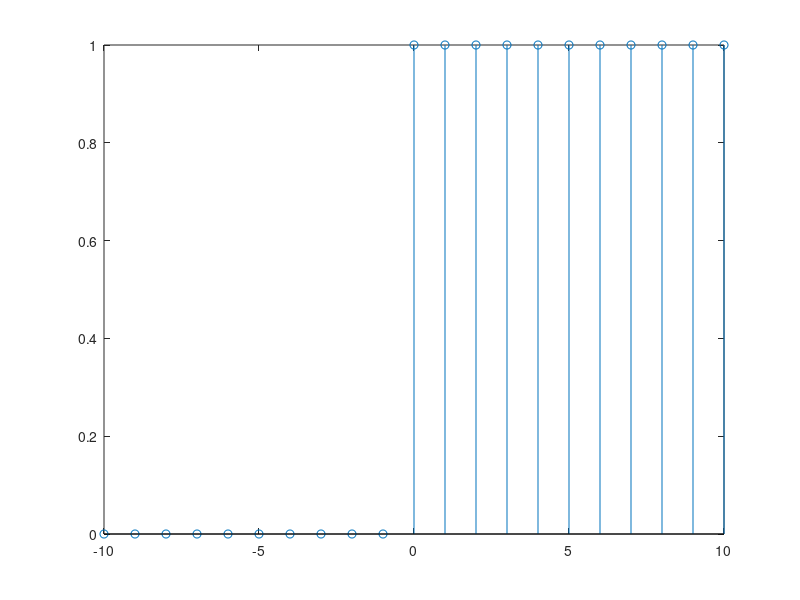

The MATLAB source for this figure:
clc;
clear all;
close all;
t = -10:1:10;
%u = heaviside(t);
%n-3

y = t>=0;%true



%u = (n==0);
%plot(n,u,'r','linewidth',7);
stem(t,y);		
